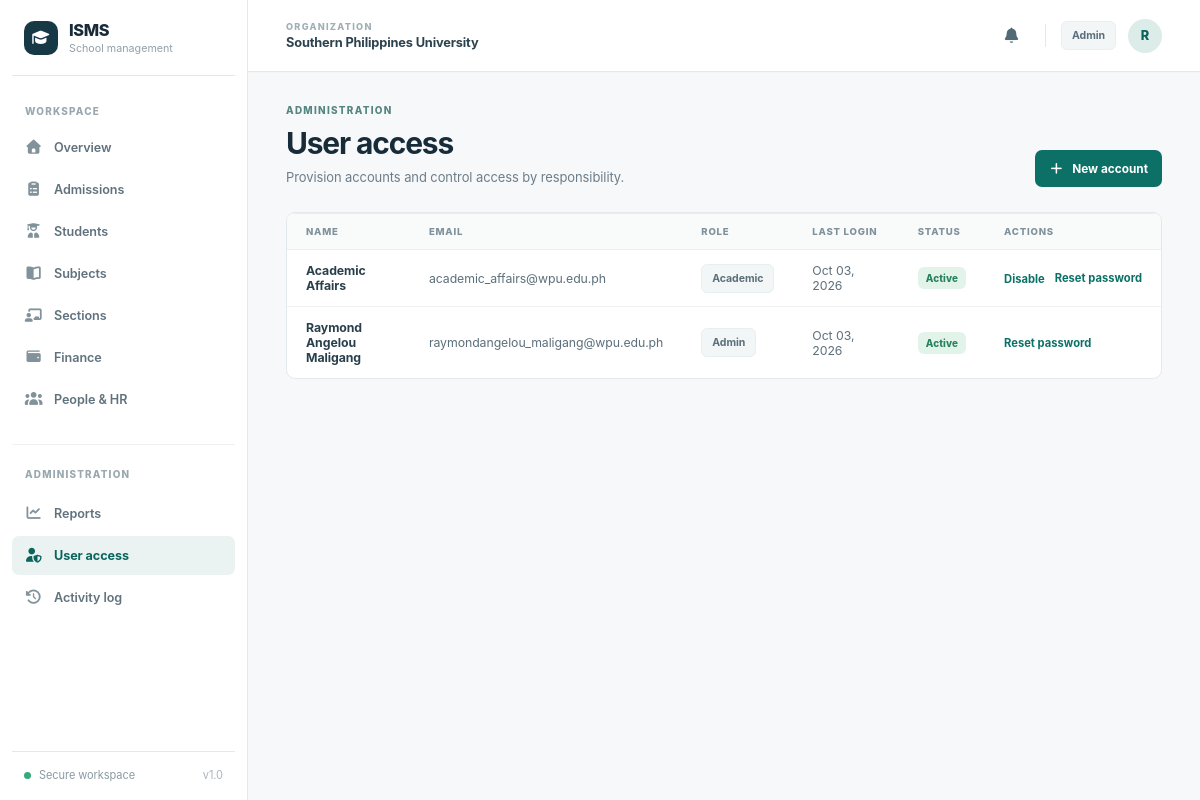
Screenshot of /users (signed in) with the database file from the repository.
### models.py (models this page shows)
class User(db.Model):
    id = db.Column(db.Integer, primary_key=True)
    email = db.Column(db.String(255), unique=True, nullable=False, index=True)
    full_name = db.Column(db.String(160), nullable=False)
    password_hash = db.Column(db.String(255), nullable=False)
    role = db.Column(db.String(20), nullable=False)
    is_active = db.Column(db.Boolean, nullable=False, default=True)
    created_at = db.Column(db.DateTime(timezone=True), default=utcnow, nullable=False)
    last_login_at = db.Column(db.DateTime(timezone=True))
    notifications = db.relationship("Notification", backref="user", cascade="all, delete-orphan")

### app.py (the view)
    @app.get("/users")
    @role_required("admin")
    def users():
        return render_template("users.html", users=db.session.scalars(db.select(User).order_by(User.created_at.desc())).all(),
                               students=db.session.scalars(db.select(Student).where(Student.user_id.is_(None)).order_by(Student.last_name)).all(),
                               employees=db.session.scalars(db.select(Employee).where(Employee.user_id.is_(None)).order_by(Employee.last_name)).all(),
                               roles=sorted(ROLES))

### app.py (called while the page is built)
def role_required(*roles):
    def decorator(fn):
        @wraps(fn)
        def inner(*args, **kwargs):
            if not g.user:
                return redirect(url_for("login", next=request.path))
            if roles and g.user.role not in roles:
                abort(403)
            return fn(*args, **kwargs)
        return inner
    return decorator

### templates/users.html (shortened to what this page needs)
{% extends 'base.html' %}
{% block content %}<div class="page-heading"><div><div class="eyebrow">ADMINISTRATION</div><h1>User access</h1><p>Provision accounts and control access by responsibility.</p></div><button class="button primary" data-open-modal="new-user"><i class="fa-solid fa-plus" aria-hidden="true"></i> New account</button></div><div class="panel"><div class="table-wrap"><table><thead><tr><th>Name</th><th>Email</th><th>Role</th><th>Last login</th><th>Status</th><th>Actions</th></tr></thead><tbody>{% for item in users %}<tr><td><strong>{{ item.full_name }}</strong></td><td>{{ item.email }}</td><td><span class="role-badge">{{ item.role|title }}</span></td><td>{{ item.last_login_at.strftime('%b %d, %Y') if item.last_login_at else 'Never' }}</td><td><span class="pill {{ 'active' if item.is_active else 'inactive' }}">{{ 'Active' if item.is_active else 'Disabled' }}</span></td><td><div class="table-actions">{% if item.id != current_user.id %}<form method="post" action="{{ url_for('toggle_user', user_id=item.id) }}"><button class="text-link" type="submit">{{ 'Disable' if item.is_active else 'Enable' }}</button></form>{% endif %}<button class="text-link" data-open-modal="reset-{{ item.id }}">Reset password</button></div></td></tr>{% endfor %}</tbody></table></div></div>{% endblock %}

### templates/base.html (shortened to what this page needs)
<!doctype html>
<html lang="en">
<head>
  <link rel="stylesheet" href="{{ url_for('static', filename='vendor/fontawesome/css/fontawesome.min.css') }}">
  <link rel="stylesheet" href="{{ url_for('static', filename='vendor/fontawesome/css/solid.min.css') }}">
  <link rel="stylesheet" href="{{ url_for('static', filename='css/app.css') }}">
  <link rel="stylesheet" href="{{ url_for('static', filename='css/theme.css') }}">
</head>
<body class="{% if not current_user %}public-body{% if request.endpoint in ['login', 'apply'] %} campus-auth-body{% endif %}{% endif %}">
{% if current_user %}
<div class="app-shell">
  <aside class="sidebar" id="sidebar">
    <a class="brand" href="{{ url_for('dashboard') }}">
      <span class="brand-mark"><i class="fa-solid fa-graduation-cap" aria-hidden="true"></i></span>
      <span><strong>ISMS</strong><small>School management</small></span>
    </a>
    <div class="nav-label">WORKSPACE</div>
    <nav class="nav" aria-label="Main navigation">
      <a class="nav-link {% if request.endpoint == 'dashboard' %}active{% endif %}" href="{{ url_for('dashboard') }}"><span class="nav-icon"><i class="fa-solid fa-house" aria-hidden="true"></i></span>Overview</a>
      {% if current_user.role in ['admin','admissions'] %}<a class="nav-link {% if request.endpoint in ['applications','application_detail'] %}active{% endif %}" href="{{ url_for('applications') }}"><span class="nav-icon"><i class="fa-solid fa-clipboard-list" aria-hidden="true"></i></span>Admissions</a>{% endif %}
      {% if current_user.role in ['admin','admissions','academic','finance','teacher'] %}<a class="nav-link {% if request.endpoint in ['students','student_detail'] %}active{% endif %}" href="{{ url_for('students') }}"><span class="nav-icon"><i class="fa-solid fa-user-graduate" aria-hidden="true"></i></span>Students</a>{% endif %}
      {% if current_user.role in ['admin','academic','teacher'] %}
      <a class="nav-link {% if request.endpoint == 'subjects' %}active{% endif %}" href="{{ url_for('subjects') }}"><span class="nav-icon"><i class="fa-solid fa-book-open" aria-hidden="true"></i></span>Subjects</a>
      <a class="nav-link {% if request.endpoint in ['sections','section_detail'] %}active{% endif %}" href="{{ url_for('sections') }}"><span class="nav-icon"><i class="fa-solid fa-chalkboard-user" aria-hidden="true"></i></span>Sections</a>
      {% endif %}
      {% if current_user.role in ['admin','finance'] %}<a class="nav-link {% if request.endpoint == 'finance' %}active{% endif %}" href="{{ url_for('finance') }}"><span class="nav-icon"><i class="fa-solid fa-wallet" aria-hidden="true"></i></span>Finance</a>{% endif %}
      {% if current_user.role in ['admin','hr','academic'] %}<a class="nav-link {% if request.endpoint in ['employees','employee_detail'] %}active{% endif %}" href="{{ url_for('employees') }}"><span class="nav-icon"><i class="fa-solid fa-users" aria-hidden="true"></i></span>People & HR</a>{% endif %}
      {% if current_user.role == 'admin' %}
      <div class="nav-label nav-label-secondary">ADMINISTRATION</div>
      <a class="nav-link {% if request.endpoint == 'reports' %}active{% endif %}" href="{{ url_for('reports') }}"><span class="nav-icon"><i class="fa-solid fa-chart-line" aria-hidden="true"></i></span>Reports</a>
      <a class="nav-link {% if request.endpoint == 'users' %}active{% endif %}" href="{{ url_for('users') }}"><span class="nav-icon"><i class="fa-solid fa-user-shield" aria-hidden="true"></i></span>User access</a>
      <a class="nav-link {% if request.endpoint == 'activity' %}active{% endif %}" href="{{ url_for('activity') }}"><span class="nav-icon"><i class="fa-solid fa-clock-rotate-left" aria-hidden="true"></i></span>Activity log</a>
      {% endif %}
    </nav>
    <div class="sidebar-foot"><span class="status-dot"></span>Secure workspace <span class="sidebar-version">v1.0</span></div>
  </aside>
  <div class="main-area">
    <header class="topbar">
      <div class="school-name"><span class="topbar-eyebrow">ORGANIZATION</span><strong>{{ app_name }}</strong></div>
      <div class="top-actions">
        <div class="notification-anchor" data-notification-root>
          <button class="notification-trigger" type="button" aria-label="Notifications{% if unread_notifications %}, {{ unread_notifications }} unread{% endif %}" aria-haspopup="true" aria-expanded="false" aria-controls="notification-popover" data-notification-toggle>
            <i class="fa-solid fa-bell" aria-hidden="true"></i>
          </button>
        </div>
        <span class="role-badge">{{ current_user.role|replace('_',' ')|title }}</span>
        <a class="avatar" href="{{ url_for('account') }}" aria-label="Account settings for {{ current_user.full_name }}">{{ current_user.full_name[0]|upper }}</a>
      </div>
    </header>
    <main class="content">{% block content %}{% endblock %}</main>
  </div>
</div>
{% else %}
<main class="public-main">{% block public_content %}{% endblock %}</main>
{% endif %}
</body>
</html>

### public/static/css/theme.css (style rules this page uses)
:root { --ink:#172b38; --muted:#6d7d89; --line:#e2e9ed; --bg:#f6f8fa; --white:#fff; --deep:#172b38; --deep2:#eaf2f0; --accent:#0d7167; --accent-dark:#095b53; --soft:#eaf5f2; --shadow:0 1px 2px rgba(21,45,58,.025); }
html { font-family:Inter,ui-sans-serif,-apple-system,BlinkMacSystemFont,"Segoe UI",sans-serif;letter-spacing:-.005em }
body { background:var(--bg) }
a,button,input,select,textarea { transition:border-color .15s,background-color .15s,color .15s,box-shadow .15s }
.sidebar { width:248px;background:#fff;color:#647480;border-right:1px solid var(--line);padding:0 12px 18px }
.brand { height:76px;border-bottom:1px solid var(--line);padding:0 12px;margin-bottom:19px;color:var(--ink);font-size:1.02rem;gap:11px }
.brand strong { font-weight:800;letter-spacing:-.02em }
.brand small { color:#92a0a9;font-size:.67rem }
.brand-mark,.story-mark { background:#173946;color:#fff;box-shadow:none;font-family:inherit;font-size:1rem }
.brand-mark i { font-size:.95rem }
.nav-label { font-size:.62rem;color:#99a8af;padding:10px 13px 11px;letter-spacing:.12em }
.nav-label-secondary { margin-top:22px;border-top:1px solid #edf1f2;padding-top:23px }
.nav { gap:3px }
.nav-link { height:39px;padding:0 12px;color:#60727d;border-radius:7px;font-size:.79rem;font-weight:580;gap:11px }
.nav-link.active { background:#eaf3f1;color:#0b655c;box-shadow:none;font-weight:740 }
.nav-icon { display:grid;place-items:center;font-size:.89rem;width:19px;color:#82929b }
.nav-link.active .nav-icon { color:#0b655c }
.sidebar-foot { border-top:1px solid var(--line);color:#8a9ba2;padding:16px 12px 0;font-size:.69rem;display:flex;align-items:center;gap:3px }
.status-dot { background:#35ab79;margin-right:5px }
.sidebar-version { margin-left:auto;color:#a9b5bb }
.topbar { height:72px;padding:0 38px;position:sticky;top:0;z-index:35;box-shadow:0 1px 0 rgba(16,38,48,.015) }
.school-name { display:flex;flex-direction:column;gap:3px }
.school-name strong { font-size:.8rem;letter-spacing:-.012em;color:#2c424e;font-weight:700 }
.topbar-eyebrow { font-size:.57rem;letter-spacing:.14em;font-weight:800;color:#a0afb6 }
.top-actions { gap:12px }
.role-badge { background:#f3f6f7;color:#5a6f79;padding:7px 10px;border:1px solid #e8eff0;font-size:.66rem }
.avatar { background:#dcece8;color:#0c6259;width:34px;height:34px;font-size:.8rem }
.content { padding:32px 38px 72px;max-width:1500px }
.page-heading { margin-bottom:25px }
.page-heading h1 { font-size:1.87rem;letter-spacing:-.038em;margin-bottom:7px;font-weight:730 }
.page-heading p { font-size:.81rem }
.eyebrow { font-size:.62rem;letter-spacing:.13em;color:#54857e;margin-bottom:10px }
.button { border-radius:7px;min-height:37px;padding:9px 13px;font-size:.74rem;gap:8px;box-shadow:none!important }
.button.primary { background:#0c7066 }
.button .fa-solid,.row-link .fa-solid,.text-link .fa-solid { font-size:.77rem }
.panel { border-radius:9px;box-shadow:none }
th { background:#f9fbfb;color:#7f919b;letter-spacing:.08em;font-size:.6rem;padding:12px 19px;border-color:#e9eef0 }
td { padding:13px 19px;color:#5c707b;border-color:#eef2f3 }
td strong { color:#29404c }
.row-link,.text-link { color:#0b7166;font-size:.7rem }
.pill { border-radius:6px;padding:5px 8px;font-size:.62rem;letter-spacing:.01em }
.notification-anchor { position:relative;display:flex;align-items:center }
.notification-trigger { position:relative;display:grid;place-items:center;width:37px;height:37px;border:1px solid transparent;border-radius:7px;background:#fff;color:#516b76;font-size:.96rem }

### rows the page displays
User: role "Admin", full_name "R", full_name "Raymond Angelou Maligang", email "raymondangelou_maligang@wpu.edu.ph", last_login_at "Oct 03, 2026", is_active "Active"
User: full_name "Academic Affairs", email "academic_affairs@wpu.edu.ph", role "Academic", last_login_at "Oct 03, 2026", is_active "Active", is_active "Disable"

### other values shown
{{ app_name }} "Southern Philippines University"
